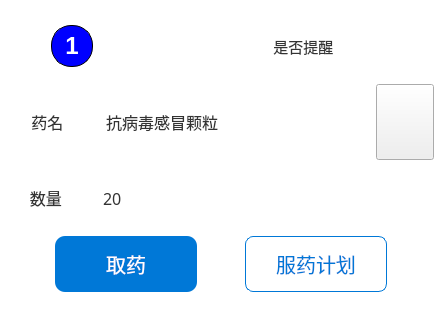
<?xml version="1.0" encoding="UTF-8"?>
<ui version="4.0">
 <class>fetch_card</class>
 <widget class="QWidget" name="fetch_card">
  <property name="geometry">
   <rect>
    <x>0</x>
    <y>0</y>
    <width>442</width>
    <height>320</height>
   </rect>
  </property>
  <property name="sizePolicy">
   <sizepolicy hsizetype="Expanding" vsizetype="Expanding">
    <horstretch>0</horstretch>
    <verstretch>0</verstretch>
   </sizepolicy>
  </property>
  <property name="minimumSize">
   <size>
    <width>442</width>
    <height>320</height>
   </size>
  </property>
  <property name="windowTitle">
   <string>Form</string>
  </property>
  <property name="autoFillBackground">
   <bool>false</bool>
  </property>
  <property name="styleSheet">
   <string notr="true">#fetch_card{
	
	background-color: rgb(255, 255, 255);
}</string>
  </property>
  <layout class="QVBoxLayout" name="verticalLayout" stretch="1,1,1,1">
   <property name="spacing">
    <number>0</number>
   </property>
   <property name="sizeConstraint">
    <enum>QLayout::SetDefaultConstraint</enum>
   </property>
   <property name="leftMargin">
    <number>8</number>
   </property>
   <property name="topMargin">
    <number>8</number>
   </property>
   <property name="rightMargin">
    <number>8</number>
   </property>
   <property name="bottomMargin">
    <number>8</number>
   </property>
   <item>
    <widget class="QWidget" name="widget" native="true">
     <property name="minimumSize">
      <size>
       <width>0</width>
       <height>0</height>
      </size>
     </property>
     <layout class="QHBoxLayout" name="horizontalLayout" stretch="1,3,6,2">
      <property name="spacing">
       <number>0</number>
      </property>
      <property name="leftMargin">
       <number>0</number>
      </property>
      <property name="topMargin">
       <number>15</number>
      </property>
      <property name="rightMargin">
       <number>0</number>
      </property>
      <property name="bottomMargin">
       <number>15</number>
      </property>
      <item>
       <spacer name="horizontalSpacer">
        <property name="orientation">
         <enum>Qt::Horizontal</enum>
        </property>
        <property name="sizeHint" stdset="0">
         <size>
          <width>40</width>
          <height>20</height>
         </size>
        </property>
       </spacer>
      </item>
      <item>
       <widget class="QLabel" name="number">
        <property name="font">
         <font>
          <pointsize>18</pointsize>
          <italic>false</italic>
          <bold>true</bold>
         </font>
        </property>
        <property name="autoFillBackground">
         <bool>false</bool>
        </property>
        <property name="styleSheet">
         <string notr="true">min-width:     40px;     
min-height:    40px;     
max-width:     40px;    
max-height:    40px;    
border-radius: 20px;      
border:1px solid black;  
background: blue;
color: white</string>
        </property>
        <property name="text">
         <string>1</string>
        </property>
        <property name="alignment">
         <set>Qt::AlignCenter</set>
        </property>
       </widget>
      </item>
      <item>
       <widget class="QLabel" name="label_2">
        <property name="font">
         <font>
          <family>微软雅黑</family>
          <pointsize>11</pointsize>
         </font>
        </property>
        <property name="styleSheet">
         <string notr="true">QLabel {
    color: #333333; /* 深灰色文字，确保可读性 */
    background: transparent; /* 透明背景，不继承父控件背景色 */
}</string>
        </property>
        <property name="midLineWidth">
         <number>0</number>
        </property>
        <property name="text">
         <string>是否提醒    </string>
        </property>
        <property name="alignment">
         <set>Qt::AlignRight|Qt::AlignTrailing|Qt::AlignVCenter</set>
        </property>
       </widget>
      </item>
      <item>
       <widget class="SwitchButton" name="med_switch" native="true"/>
      </item>
     </layout>
    </widget>
   </item>
   <item>
    <widget class="QWidget" name="widget_2" native="true">
     <layout class="QHBoxLayout" name="horizontalLayout_2" stretch="1,4,0">
      <property name="spacing">
       <number>0</number>
      </property>
      <property name="leftMargin">
       <number>5</number>
      </property>
      <property name="topMargin">
       <number>0</number>
      </property>
      <property name="rightMargin">
       <number>0</number>
      </property>
      <property name="bottomMargin">
       <number>0</number>
      </property>
      <item>
       <widget class="QLabel" name="label">
        <property name="font">
         <font>
          <family>微软雅黑</family>
          <pointsize>12</pointsize>
          <bold>false</bold>
         </font>
        </property>
        <property name="styleSheet">
         <string notr="true">QLabel {
    color: #333333; /* 深灰色文字，确保可读性 */
    background: transparent; /* 透明背景，不继承父控件背景色 */
}</string>
        </property>
        <property name="text">
         <string>药名 </string>
        </property>
        <property name="alignment">
         <set>Qt::AlignCenter</set>
        </property>
       </widget>
      </item>
      <item>
       <widget class="QLabel" name="label_3">
        <property name="font">
         <font>
          <family>微软雅黑</family>
          <pointsize>12</pointsize>
         </font>
        </property>
        <property name="styleSheet">
         <string notr="true">QLabel {
    color: #333333; /* 深灰色文字，确保可读性 */
    background: transparent; /* 透明背景，不继承父控件背景色 */
}</string>
        </property>
        <property name="text">
         <string>抗病毒感冒颗粒</string>
        </property>
        <property name="indent">
         <number>20</number>
        </property>
       </widget>
      </item>
      <item>
       <widget class="QToolButton" name="med_info">
        <property name="sizePolicy">
         <sizepolicy hsizetype="Expanding" vsizetype="Expanding">
          <horstretch>0</horstretch>
          <verstretch>0</verstretch>
         </sizepolicy>
        </property>
        <property name="styleSheet">
         <string notr="true">QToolButton#med_info
{
border-image: url(:/images/eye.png);
}</string>
        </property>
        <property name="text">
         <string/>
        </property>
        <property name="iconSize">
         <size>
          <width>50</width>
          <height>50</height>
         </size>
        </property>
       </widget>
      </item>
     </layout>
    </widget>
   </item>
   <item>
    <widget class="QWidget" name="widget_4" native="true">
     <layout class="QHBoxLayout" name="horizontalLayout_3" stretch="1,5">
      <property name="spacing">
       <number>0</number>
      </property>
      <property name="leftMargin">
       <number>5</number>
      </property>
      <property name="topMargin">
       <number>0</number>
      </property>
      <property name="rightMargin">
       <number>0</number>
      </property>
      <property name="bottomMargin">
       <number>0</number>
      </property>
      <item>
       <widget class="QLabel" name="label_4">
        <property name="font">
         <font>
          <family>微软雅黑</family>
          <pointsize>12</pointsize>
         </font>
        </property>
        <property name="styleSheet">
         <string notr="true">QLabel {
    color: #333333; /* 深灰色文字，确保可读性 */
    background: transparent; /* 透明背景，不继承父控件背景色 */
}</string>
        </property>
        <property name="text">
         <string>数量 </string>
        </property>
        <property name="alignment">
         <set>Qt::AlignCenter</set>
        </property>
       </widget>
      </item>
      <item>
       <widget class="QLabel" name="label_5">
        <property name="font">
         <font>
          <family>微软雅黑</family>
          <pointsize>12</pointsize>
         </font>
        </property>
        <property name="styleSheet">
         <string notr="true">QLabel {
    color: #333333; /* 深灰色文字，确保可读性 */
    background: transparent; /* 透明背景，不继承父控件背景色 */
}</string>
        </property>
        <property name="text">
         <string>20</string>
        </property>
        <property name="margin">
         <number>0</number>
        </property>
        <property name="indent">
         <number>20</number>
        </property>
       </widget>
      </item>
     </layout>
    </widget>
   </item>
   <item>
    <widget class="QWidget" name="widget_3" native="true">
     <property name="styleSheet">
      <string notr="true"/>
     </property>
     <layout class="QHBoxLayout" name="horizontalLayout_4" stretch="1,3,1,3,1">
      <property name="spacing">
       <number>0</number>
      </property>
      <property name="leftMargin">
       <number>0</number>
      </property>
      <property name="topMargin">
       <number>0</number>
      </property>
      <property name="rightMargin">
       <number>0</number>
      </property>
      <property name="bottomMargin">
       <number>20</number>
      </property>
      <item>
       <spacer name="horizontalSpacer_2">
        <property name="orientation">
         <enum>Qt::Horizontal</enum>
        </property>
        <property name="sizeHint" stdset="0">
         <size>
          <width>40</width>
          <height>20</height>
         </size>
        </property>
       </spacer>
      </item>
      <item>
       <widget class="QPushButton" name="pushButton_2">
        <property name="sizePolicy">
         <sizepolicy hsizetype="Minimum" vsizetype="Preferred">
          <horstretch>0</horstretch>
          <verstretch>0</verstretch>
         </sizepolicy>
        </property>
        <property name="styleSheet">
         <string notr="true">QPushButton {
    background-color: #0078d7;
    color: white;
    border-radius: 10px;
    font-size: 20px;
    border: none;
    padding: 4px 8px;
}

QPushButton:hover {
    background-color: #106ebe;
}

QPushButton:pressed {
    background-color: #005a9e;
}</string>
        </property>
        <property name="text">
         <string>取药</string>
        </property>
       </widget>
      </item>
      <item>
       <spacer name="horizontalSpacer_3">
        <property name="orientation">
         <enum>Qt::Horizontal</enum>
        </property>
        <property name="sizeHint" stdset="0">
         <size>
          <width>40</width>
          <height>20</height>
         </size>
        </property>
       </spacer>
      </item>
      <item>
       <widget class="QPushButton" name="pushButton_3">
        <property name="sizePolicy">
         <sizepolicy hsizetype="Minimum" vsizetype="Preferred">
          <horstretch>0</horstretch>
          <verstretch>0</verstretch>
         </sizepolicy>
        </property>
        <property name="styleSheet">
         <string notr="true">QPushButton {
    color: #0078d7;
    border: 1px solid #0078d7;
    border-radius: 8px;
    padding: 3px 8px;
    font-size: 20px;
    background-color: white;
}

QPushButton:hover {
    background-color: #f0f8ff;
}

QPushButton:pressed {
    background-color: #e1f0ff;
}</string>
        </property>
        <property name="text">
         <string>服药计划</string>
        </property>
       </widget>
      </item>
      <item>
       <spacer name="horizontalSpacer_4">
        <property name="orientation">
         <enum>Qt::Horizontal</enum>
        </property>
        <property name="sizeHint" stdset="0">
         <size>
          <width>40</width>
          <height>20</height>
         </size>
        </property>
       </spacer>
      </item>
     </layout>
    </widget>
   </item>
  </layout>
 </widget>
 <customwidgets>
  <customwidget>
   <class>SwitchButton</class>
   <extends>QWidget</extends>
   <header>switchcontrol.h</header>
   <container>1</container>
  </customwidget>
 </customwidgets>
 <resources/>
 <connections/>
</ui>
